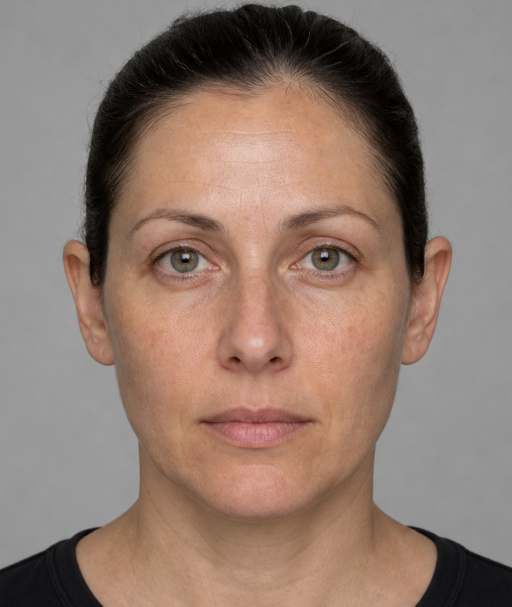
#> input picture before/site/assets/perfectcorp/synthetic-patient-02-analysis-input.jpg, 1024 x 1214 px (shown at 1/2 size)
$ python -i live.py   (imports and definitions only)
#> lines starting #> are read from the running program, lines starting #| are printed output that depends on the picture
"""Live sponsor API calls.

Every function here performs a real network request against a sponsor API and
returns the raw response payload. Callers are responsible for mapping the payload
onto a typed result and for caching it.

Design rules (see AGENTS.md):
  * Nothing here decides legality or performs clinical arithmetic.
  * Every call has an explicit timeout and raises a typed error on failure.
  * Responses are returned verbatim so the caller can cache them for offline replay.
"""

from __future__ import annotations

import json
import os
from pathlib import Path
from typing import Any


ROOT = Path(__file__).resolve().parents[2]
TIMEOUT = 45


class LiveCallError(RuntimeError):
    """A sponsor API was reachable but did not return a usable response."""


class NotConfigured(LiveCallError):
    """Required credentials are absent from the environment."""

# [127 lines left out: functions _requests, _env, _check, _nutrient_parse_live, _nutrient_build_pdf_live, summarise_parse and 2 more, not called in this run]


# -------------------------------------------------------------------- name.com

def _namecom_auth() -> tuple[str, str]:
    return _env("NAMECOM_USERNAME"), _env("NAMECOM_TOKEN")


# [122 lines left out: functions _namecom_publish_receipt_live, _namecom_read_receipt_live, _verify_receipt_live, _namecom_search_live, _namecom_check_availability_live, _namecom_register_live and 1 more, not called in this run]


# ---- receipt status: DNS as the revocation channel ---------------------------
#
# The product's central claim is that ready is reversible — a confirmed FDA alert
# or board action moves an encounter back to human review. That works right up to
# the moment a receipt is issued. After that the patient is holding a piece of paper
# that says the checks passed, and nothing tells them if it later stopped being true.
#
# Certificates solved this with revocation lists. A receipt gets a status record
# alongside its digest record, so the digest answers "is this the receipt that was
# issued?" and the status answers "is it still good?". Those are different questions
# and conflating them is how a stale record ends up looking authoritative.

STATUS_PREFIX = "_status"


def _status_host(receipt_id: str) -> str:
    return f"{STATUS_PREFIX}.{receipt_id.lower()}"


# [75 lines left out: functions _namecom_find_record, _namecom_publish_status_live, _namecom_read_status_live, not called in this run]


# ---------------------------------------------------------------- Perfect Corp

PERFECTCORP_BASE = "https://yce-api-01.makeupar.com/s2s/v2.0"

# Their detector rejects large images with `error_src_face_too_small` because it
# downsamples internally. 1024px wide with a tight face crop is the working size.
PERFECTCORP_TARGET_WIDTH = 1024

SKIN_CONCERNS = [
    "wrinkle", "texture", "pore", "redness", "oiliness", "eye_bag",
    "firmness", "acne", "moisture", "radiance",
    "droopy_upper_eyelid", "droopy_lower_eyelid",
]


# [5 lines left out: function _perfectcorp_headers, not called in this run]


def prepare_face(source: Path, destination: Path) -> tuple[int, int]:
    """Crop to the face and resize to the width their detector accepts."""
#> called with destination = 'out.png'
    from PIL import Image

    image = Image.open(source).convert("RGB")
#> image is the input picture: PIL image 1024x1214 RGB; mean R, G, B 145, 123.4, 112
    width, height = image.size
#> width = 1024; height = 1214
    tight = image.crop(
        (int(width * 0.22), int(height * 0.05), int(width * 0.78), int(height * 0.88))
    )
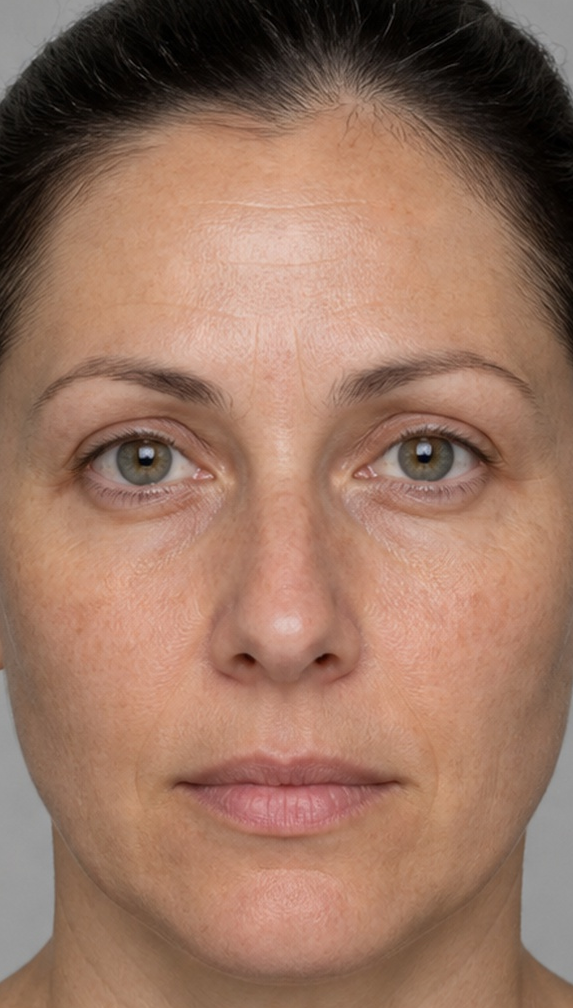
#> tight: PIL image 573x1008 RGB; mean R, G, B 152.6, 115.7, 97.1
    scaled = tight.resize(
        (PERFECTCORP_TARGET_WIDTH, int(PERFECTCORP_TARGET_WIDTH * tight.height / tight.width)),
        Image.LANCZOS,
    )
#> (the run stopped early here; a loop or call above may not have finished)
